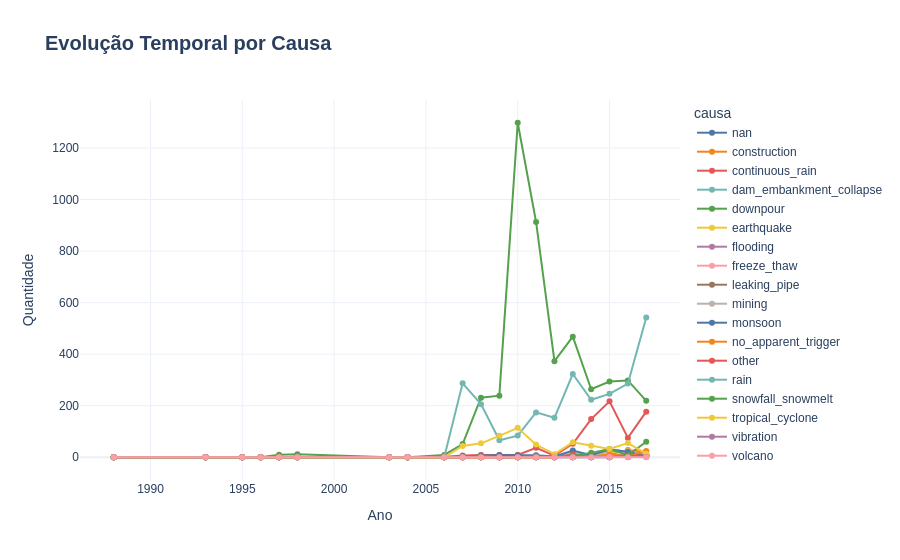

The notebook cell this image was saved under:
### Code cell
# Evolução temporal por causa (Versão Clean)
fig = px.line(
    pivot, 
    title="<b>Evolução Temporal por Causa</b>",
    template="plotly_white",
    markers=True, # Adiciona pontos nas linhas para facilitar o hover
    color_discrete_sequence=px.colors.qualitative.T10
)

fig.update_layout(
    hovermode="closest", # Faz aparecer apenas a informação da linha sob o mouse
    font_family="Arial",
    title_font_size=20,
    xaxis_title="Ano",
    yaxis_title="Quantidade"
)

# Ajuste fino: remove a caixa extra e deixa o balão mais moderno
fig.update_traces(
    hovertemplate="<b>%{fullData.name}</b><br>Ano: %{x}<br>Qtd: %{y}<extra></extra>"
)

fig.show()

### Figure 1 — Plotly figure (JSON) as saved in the notebook; plotly's stock layout.template omitted (floating-point values rounded to 4 significant figures)
{"data": [{"hovertemplate": "<b>%{fullData.name}</b><br>Ano: %{x}<br>Qtd: %{y}<extra></extra>", "legendgroup": "nan", "line": {"color": "#4C78A8", "dash": "solid"}, "marker": {"symbol": "circle"}, "mode": "lines+markers", "name": "nan", "orientation": "v", "showlegend": true, "type": "scatter", "x": [1988, 1993, 1995, 1996, 1997, 1998, 2003, 2004, 2006, 2007, 2008, 2009, 2010, 2011, 2012, 2013, 2014, 2015, 2016, 2017], "xaxis": "x", "y": [0.0, 0.0, 0.0, 0.0, 0.0, 0.0, 0.0, 0.0, 0.0, 0.0, 0.0, 0.0, 0.0, 0.0, 0.0, 0.0, 0.0, 0.0, 17.0, 6.0], "yaxis": "y"}, {"hovertemplate": "<b>%{fullData.name}</b><br>Ano: %{x}<br>Qtd: %{y}<extra></extra>", "legendgroup": "construction", "line": {"color": "#F58518", "dash": "solid"}, "marker": {"symbol": "circle"}, "mode": "lines+markers", "name": "construction", "orientation": "v", "showlegend": true, "type": "scatter", "x": [1988, 1993, 1995, 1996, 1997, 1998, 2003, 2004, 2006, 2007, 2008, 2009, 2010, 2011, 2012, 2013, 2014, 2015, 2016, 2017], "xaxis": "x", "y": [0.0, 0.0, 0.0, 0.0, 0.0, 0.0, 1.0, 0.0, 0.0, 1.0, 0.0, 1.0, 4.0, 2.0, 1.0, 5.0, 8.0, 11.0, 28.0, 20.0], "yaxis": "y"}, {"hovertemplate": "<b>%{fullData.name}</b><br>Ano: %{x}<br>Qtd: %{y}<extra></extra>", "legendgroup": "continuous_rain", "line": {"color": "#E45756", "dash": "solid"}, "marker": {"symbol": "circle"}, "mode": "lines+markers", "name": "continuous_rain", "orientation": "v", "showlegend": true, "type": "scatter", "x": [1988, 1993, 1995, 1996, 1997, 1998, 2003, 2004, 2006, 2007, 2008, 2009, 2010, 2011, 2012, 2013, 2014, 2015, 2016, 2017], "xaxis": "x", "y": [1.0, 0.0, 0.0, 0.0, 0.0, 0.0, 0.0, 0.0, 1.0, 7.0, 9.0, 9.0, 9.0, 37.0, 6.0, 52.0, 148.0, 217.0, 75.0, 177.0], "yaxis": "y"}, {"hovertemplate": "<b>%{fullData.name}</b><br>Ano: %{x}<br>Qtd: %{y}<extra></extra>", "legendgroup": "dam_embankment_collapse", "line": {"color": "#72B7B2", "dash": "solid"}, "marker": {"symbol": "circle"}, "mode": "lines+markers", "name": "dam_embankment_collapse", "orientation": "v", "showlegend": true, "type": "scatter", "x": [1988, 1993, 1995, 1996, 1997, 1998, 2003, 2004, 2006, 2007, 2008, 2009, 2010, 2011, 2012, 2013, 2014, 2015, 2016, 2017], "xaxis": "x", "y": [0.0, 0.0, 0.0, 0.0, 0.0, 0.0, 0.0, 0.0, 0.0, 0.0, 2.0, 0.0, 0.0, 1.0, 0.0, 0.0, 1.0, 3.0, 3.0, 2.0], "yaxis": "y"}, {"hovertemplate": "<b>%{fullData.name}</b><br>Ano: %{x}<br>Qtd: %{y}<extra></extra>", "legendgroup": "downpour", "line": {"color": "#54A24B", "dash": "solid"}, "marker": {"symbol": "circle"}, "mode": "lines+markers", "name": "downpour", "orientation": "v", "showlegend": true, "type": "scatter", "x": [1988, 1993, 1995, 1996, 1997, 1998, 2003, 2004, 2006, 2007, 2008, 2009, 2010, 2011, 2012, 2013, 2014, 2015, 2016, 2017], "xaxis": "x", "y": [0.0, 0.0, 1.0, 0.0, 10.0, 12.0, 0.0, 0.0, 9.0, 51.0, 231.0, 239.0, 1298.0, 913.0, 373.0, 468.0, 264.0, 294.0, 298.0, 219.0], "yaxis": "y"}, {"hovertemplate": "<b>%{fullData.name}</b><br>Ano: %{x}<br>Qtd: %{y}<extra></extra>", "legendgroup": "earthquake", "line": {"color": "#EECA3B", "dash": "solid"}, "marker": {"symbol": "circle"}, "mode": "lines+markers", "name": "earthquake", "orientation": "v", "showlegend": true, "type": "scatter", "x": [1988, 1993, 1995, 1996, 1997, 1998, 2003, 2004, 2006, 2007, 2008, 2009, 2010, 2011, 2012, 2013, 2014, 2015, 2016, 2017], "xaxis": "x", "y": [0.0, 0.0, 0.0, 0.0, 0.0, 0.0, 0.0, 0.0, 0.0, 1.0, 2.0, 1.0, 2.0, 2.0, 0.0, 19.0, 7.0, 20.0, 24.0, 11.0], "yaxis": "y"}, {"hovertemplate": "<b>%{fullData.name}</b><br>Ano: %{x}<br>Qtd: %{y}<extra></extra>", "legendgroup": "flooding", "line": {"color": "#B279A2", "dash": "solid"}, "marker": {"symbol": "circle"}, "mode": "lines+markers", "name": "flooding", "orientation": "v", "showlegend": true, "type": "scatter", "x": [1988, 1993, 1995, 1996, 1997, 1998, 2003, 2004, 2006, 2007, 2008, 2009, 2010, 2011, 2012, 2013, 2014, 2015, 2016, 2017], "xaxis": "x", "y": [0.0, 0.0, 0.0, 0.0, 0.0, 0.0, 0.0, 0.0, 0.0, 1.0, 3.0, 1.0, 1.0, 1.0, 2.0, 2.0, 4.0, 29.0, 22.0, 9.0], "yaxis": "y"}, {"hovertemplate": "<b>%{fullData.name}</b><br>Ano: %{x}<br>Qtd: %{y}<extra></extra>", "legendgroup": "freeze_thaw", "line": {"color": "#FF9DA6", "dash": "solid"}, "marker": {"symbol": "circle"}, "mode": "lines+markers", "name": "freeze_thaw", "orientation": "v", "showlegend": true, "type": "scatter", "x": [1988, 1993, 1995, 1996, 1997, 1998, 2003, 2004, 2006, 2007, 2008, 2009, 2010, 2011, 2012, 2013, 2014, 2015, 2016, 2017], "xaxis": "x", "y": [0.0, 0.0, 0.0, 2.0, 0.0, 0.0, 0.0, 0.0, 0.0, 0.0, 4.0, 0.0, 0.0, 3.0, 0.0, 4.0, 0.0, 5.0, 9.0, 14.0], "yaxis": "y"}, {"hovertemplate": "<b>%{fullData.name}</b><br>Ano: %{x}<br>Qtd: %{y}<extra></extra>", "legendgroup": "leaking_pipe", "line": {"color": "#9D755D", "dash": "solid"}, "marker": {"symbol": "circle"}, "mode": "lines+markers", "name": "leaking_pipe", "orientation": "v", "showlegend": true, "type": "scatter", "x": [1988, 1993, 1995, 1996, 1997, 1998, 2003, 2004, 2006, 2007, 2008, 2009, 2010, 2011, 2012, 2013, 2014, 2015, 2016, 2017], "xaxis": "x", "y": [0.0, 0.0, 0.0, 0.0, 0.0, 0.0, 0.0, 0.0, 0.0, 0.0, 0.0, 0.0, 0.0, 0.0, 0.0, 0.0, 0.0, 0.0, 1.0, 9.0], "yaxis": "y"}, {"hovertemplate": "<b>%{fullData.name}</b><br>Ano: %{x}<br>Qtd: %{y}<extra></extra>", "legendgroup": "mining", "line": {"color": "#BAB0AC", "dash": "solid"}, "marker": {"symbol": "circle"}, "mode": "lines+markers", "name": "mining", "orientation": "v", "showlegend": true, "type": "scatter", "x": [1988, 1993, 1995, 1996, 1997, 1998, 2003, 2004, 2006, 2007, 2008, 2009, 2010, 2011, 2012, 2013, 2014, 2015, 2016, 2017], "xaxis": "x", "y": [0.0, 0.0, 0.0, 0.0, 0.0, 0.0, 0.0, 0.0, 0.0, 1.0, 5.0, 1.0, 3.0, 2.0, 1.0, 15.0, 6.0, 24.0, 22.0, 13.0], "yaxis": "y"}, {"hovertemplate": "<b>%{fullData.name}</b><br>Ano: %{x}<br>Qtd: %{y}<extra></extra>", "legendgroup": "monsoon", "line": {"color": "#4C78A8", "dash": "solid"}, "marker": {"symbol": "circle"}, "mode": "lines+markers", "name": "monsoon", "orientation": "v", "showlegend": true, "type": "scatter", "x": [1988, 1993, 1995, 1996, 1997, 1998, 2003, 2004, 2006, 2007, 2008, 2009, 2010, 2011, 2012, 2013, 2014, 2015, 2016, 2017], "xaxis": "x", "y": [0.0, 0.0, 0.0, 0.0, 0.0, 0.0, 0.0, 0.0, 1.0, 3.0, 7.0, 9.0, 8.0, 8.0, 3.0, 26.0, 8.0, 31.0, 20.0, 5.0], "yaxis": "y"}, {"hovertemplate": "<b>%{fullData.name}</b><br>Ano: %{x}<br>Qtd: %{y}<extra></extra>", "legendgroup": "no_apparent_trigger", "line": {"color": "#F58518", "dash": "solid"}, "marker": {"symbol": "circle"}, "mode": "lines+markers", "name": "no_apparent_trigger", "orientation": "v", "showlegend": true, "type": "scatter", "x": [1988, 1993, 1995, 1996, 1997, 1998, 2003, 2004, 2006, 2007, 2008, 2009, 2010, 2011, 2012, 2013, 2014, 2015, 2016, 2017], "xaxis": "x", "y": [0.0, 0.0, 0.0, 0.0, 0.0, 0.0, 0.0, 0.0, 0.0, 0.0, 0.0, 0.0, 0.0, 0.0, 0.0, 4.0, 0.0, 12.0, 4.0, 24.0], "yaxis": "y"}, {"hovertemplate": "<b>%{fullData.name}</b><br>Ano: %{x}<br>Qtd: %{y}<extra></extra>", "legendgroup": "other", "line": {"color": "#E45756", "dash": "solid"}, "marker": {"symbol": "circle"}, "mode": "lines+markers", "name": "other", "orientation": "v", "showlegend": true, "type": "scatter", "x": [1988, 1993, 1995, 1996, 1997, 1998, 2003, 2004, 2006, 2007, 2008, 2009, 2010, 2011, 2012, 2013, 2014, 2015, 2016, 2017], "xaxis": "x", "y": [0.0, 0.0, 0.0, 0.0, 0.0, 0.0, 0.0, 0.0, 0.0, 0.0, 0.0, 0.0, 0.0, 0.0, 0.0, 11.0, 1.0, 1.0, 6.0, 7.0], "yaxis": "y"}, {"hovertemplate": "<b>%{fullData.name}</b><br>Ano: %{x}<br>Qtd: %{y}<extra></extra>", "legendgroup": "rain", "line": {"color": "#72B7B2", "dash": "solid"}, "marker": {"symbol": "circle"}, "mode": "lines+markers", "name": "rain", "orientation": "v", "showlegend": true, "type": "scatter", "x": [1988, 1993, 1995, 1996, 1997, 1998, 2003, 2004, 2006, 2007, 2008, 2009, 2010, 2011, 2012, 2013, 2014, 2015, 2016, 2017], "xaxis": "x", "y": [0.0, 1.0, 0.0, 0.0, 0.0, 0.0, 0.0, 0.0, 1.0, 287.0, 206.0, 66.0, 84.0, 174.0, 153.0, 323.0, 223.0, 246.0, 286.0, 542.0], "yaxis": "y"}, {"hovertemplate": "<b>%{fullData.name}</b><br>Ano: %{x}<br>Qtd: %{y}<extra></extra>", "legendgroup": "snowfall_snowmelt", "line": {"color": "#54A24B", "dash": "solid"}, "marker": {"symbol": "circle"}, "mode": "lines+markers", "name": "snowfall_snowmelt", "orientation": "v", "showlegend": true, "type": "scatter", "x": [1988, 1993, 1995, 1996, 1997, 1998, 2003, 2004, 2006, 2007, 2008, 2009, 2010, 2011, 2012, 2013, 2014, 2015, 2016, 2017], "xaxis": "x", "y": [0.0, 0.0, 0.0, 0.0, 0.0, 0.0, 0.0, 0.0, 0.0, 0.0, 5.0, 0.0, 1.0, 4.0, 2.0, 6.0, 17.0, 32.0, 8.0, 60.0], "yaxis": "y"}, {"hovertemplate": "<b>%{fullData.name}</b><br>Ano: %{x}<br>Qtd: %{y}<extra></extra>", "legendgroup": "tropical_cyclone", "line": {"color": "#EECA3B", "dash": "solid"}, "marker": {"symbol": "circle"}, "mode": "lines+markers", "name": "tropical_cyclone", "orientation": "v", "showlegend": true, "type": "scatter", "x": [1988, 1993, 1995, 1996, 1997, 1998, 2003, 2004, 2006, 2007, 2008, 2009, 2010, 2011, 2012, 2013, 2014, 2015, 2016, 2017], "xaxis": "x", "y": [0.0, 0.0, 0.0, 0.0, 0.0, 0.0, 0.0, 1.0, 0.0, 44.0, 54.0, 83.0, 114.0, 49.0, 12.0, 58.0, 45.0, 32.0, 55.0, 14.0], "yaxis": "y"}, {"hovertemplate": "<b>%{fullData.name}</b><br>Ano: %{x}<br>Qtd: %{y}<extra></extra>", "legendgroup": "vibration", "line": {"color": "#B279A2", "dash": "solid"}, "marker": {"symbol": "circle"}, "mode": "lines+markers", "name": "vibration", "orientation": "v", "showlegend": true, "type": "scatter", "x": [1988, 1993, 1995, 1996, 1997, 1998, 2003, 2004, 2006, 2007, 2008, 2009, 2010, 2011, 2012, 2013, 2014, 2015, 2016, 2017], "xaxis": "x", "y": [0.0, 0.0, 0.0, 0.0, 0.0, 0.0, 0.0, 0.0, 0.0, 0.0, 0.0, 0.0, 0.0, 0.0, 0.0, 0.0, 0.0, 0.0, 0.0, 1.0], "yaxis": "y"}, {"hovertemplate": "<b>%{fullData.name}</b><br>Ano: %{x}<br>Qtd: %{y}<extra></extra>", "legendgroup": "volcano", "line": {"color": "#FF9DA6", "dash": "solid"}, "marker": {"symbol": "circle"}, "mode": "lines+markers", "name": "volcano", "orientation": "v", "showlegend": true, "type": "scatter", "x": [1988, 1993, 1995, 1996, 1997, 1998, 2003, 2004, 2006, 2007, 2008, 2009, 2010, 2011, 2012, 2013, 2014, 2015, 2016, 2017], "xaxis": "x", "y": [0.0, 0.0, 0.0, 0.0, 0.0, 0.0, 0.0, 0.0, 0.0, 0.0, 0.0, 0.0, 0.0, 0.0, 0.0, 0.0, 0.0, 1.0, 0.0, 0.0], "yaxis": "y"}], "layout": {"font": {"family": "Arial"}, "hovermode": "closest", "legend": {"title": {"text": "causa"}, "tracegroupgap": 0}, "title": {"font": {"size": 20}, "text": "<b>Evolução Temporal por Causa</b>"}, "xaxis": {"anchor": "y", "domain": [0, 1], "title": {"text": "Ano"}}, "yaxis": {"anchor": "x", "domain": [0, 1], "title": {"text": "Quantidade"}}}}
